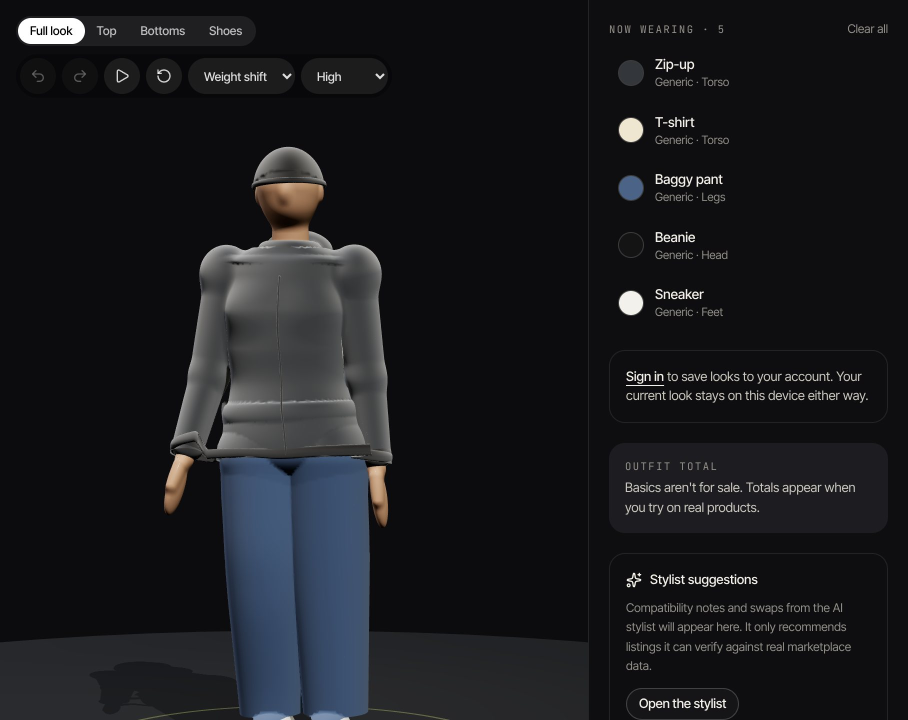
#> input picture apps/site/dresser.jpg, 1816 x 1440 px (shown at 1/2 size)
$ python -i build_avatars.py   (imports and definitions only)
#> lines starting #> are read from the running program, lines starting #| are printed output that depends on the picture
#!/usr/bin/env python3
"""Build the dresser's avatar files from Quaternius' Universal Base Characters (CC0 1.0).

Input: the unzipped "Universal Base Characters [Standard]" pack (https://quaternius.com).
Output: ``female.glb`` and ``male.glb``, one file per body, each holding

* the body, eyes and eyebrows, re-posed from the pack's T-pose to the dresser's A-pose (arms 17
  degrees off the body) and re-skinned to mirra-rig@1 (twenty bones, rest rotations identity), so
  the dresser's poses and garments drive it directly;
* four hairstyles fitted to that body's head and skinned to the head bone;
* the skin texture (light), its normal map, the eye texture and grey hair textures that the app
  tints to the chosen hair colour.

Usage: python3 tools/avatars/build_avatars.py <pack dir> <out dir>

Needs numpy and Pillow (not part of the backend's environment; any Python 3.11+ with both works).
"""

from __future__ import annotations

import argparse
import io
import json
import math
import struct
from dataclasses import dataclass, field
from pathlib import Path

import numpy as np
from PIL import Image

RIG = "mirra-rig@1"
BONES = [
    "root",
    "hips",
    "spine",
    "chest",
    "neck",
    "head",
    "clavicle.L",
    "upperArm.L",
    "forearm.L",
    "hand.L",
    "clavicle.R",
    "upperArm.R",
    "forearm.R",
    "hand.R",
    "thigh.L",
    "shin.L",
    "foot.L",
    "thigh.R",
    "shin.R",
    "foot.R",
]
PARENT = {
    "root": None,
    "hips": "root",
    "spine": "hips",
    "chest": "spine",
    "neck": "chest",
    "head": "neck",
    "clavicle.L": "chest",
    "upperArm.L": "clavicle.L",
    "forearm.L": "upperArm.L",
    "hand.L": "forearm.L",
    "clavicle.R": "chest",
    "upperArm.R": "clavicle.R",
    "forearm.R": "upperArm.R",
    "hand.R": "forearm.R",
    "thigh.L": "hips",
    "shin.L": "thigh.L",
    "foot.L": "shin.L",
    "thigh.R": "hips",
    "shin.R": "thigh.R",
    "foot.R": "shin.R",
}
# pack joint -> mirra bone (joints not listed take their nearest listed ancestor's bone)
MAP = {
    "root": "root",
    "pelvis": "hips",
    "spine_01": "spine",
    "spine_02": "spine",
    "spine_03": "chest",
    "neck_01": "neck",
    "Head": "head",
}
# [10 lines not run here, left out]
# the pack joint whose rest position is each bone's pivot
PIVOT = {b: j for j, b in reversed(list(MAP.items()))}

ARM_ANGLE = math.radians(17)  # off the body: the dresser's A-pose, roomy enough for wide hips

BODIES = {
    "female": {
        "gltf": "Base Characters/Godot - UE/Superhero_Female_FullBody.gltf",
        "skin": "Base Characters/Textures/T_Superhero_Female_Light_BaseColor.png",
        "normal": "Base Characters/Textures/Normals Unity - Godot/T_Superhero_Female_Normal.png",
    },
    "male": {
        "gltf": "Base Characters/Godot - UE/Superhero_Male_FullBody.gltf",
        "skin": "Base Characters/Textures/T_Superhero_Male_Ligh.png",
        "normal": "Base Characters/Textures/Normals Unity - Godot/T_Superhero_Male_Normal.png",
    },
}
HAIR_DIR = "Hairstyles/Origin at 0/glTF (Godot)"
# style -> (file, the body it was modelled on) per body; "buzz" has a version for each
HAIRSTYLES = {
    "short": {"female": ("Hair_SimpleParted", "male"), "male": ("Hair_SimpleParted", "male")},
    "bun": {"female": ("Hair_Buns", "female"), "male": ("Hair_Buns", "female")},
    "long": {"female": ("Hair_Long", "female"), "male": ("Hair_Long", "female")},
    "buzz": {"female": ("Hair_BuzzedFemale", "female"), "male": ("Hair_Buzzed", "male")},
}
HAIR_TEXTURES = {
    "MI_Hair_1": (
        "Hairstyles/Textures/T_Hair_1_BaseColor.png",
        "Hairstyles/Textures/Normals Unity - Godot/T_Hair_1_Normal.png",
    ),
    "MI_Hair_2": (
        "Hairstyles/Textures/T_Hair_2_BaseColor.png",
        "Hairstyles/Textures/Normals Unity - Godot/T_Hair_2_Normal.png",
    ),
}
EYE_TEXTURE = "Base Characters/Textures/T_Eye_Brown.png"
UNDERWEAR = np.array([0.15, 0.15, 0.16])  # sRGB
HAIR_GREY = 0.75  # the grey hair textures' median (sRGB); the app scales hair colour by 1/this

# ------------------------------------------------------------------------------------------ glTF in

COMPONENT = {
    5120: np.int8,
    5121: np.uint8,
    5122: np.int16,
    5123: np.uint16,
    5125: np.uint32,
    5126: np.float32,
}
COUNT = {"SCALAR": 1, "VEC2": 2, "VEC3": 3, "VEC4": 4, "MAT4": 16}


class Gltf:
    # [40 lines left out: functions __init__, accessor, local, not called in this run]

    def parents(self) -> dict[int, int]:
        return {c: i for i, n in enumerate(self.j["nodes"]) for c in n.get("children", [])}

    # [7 lines left out: function world, not called in this run]


@dataclass
class Mesh:
    name: str
    material: str
    pos: np.ndarray
    nor: np.ndarray
    uv: np.ndarray
    idx: np.ndarray
    joints: np.ndarray  # (n, 4) mirra bone indices
    weights: np.ndarray  # (n, 4) float


@dataclass
class Body:
    name: str
    meshes: list[Mesh]
    pivots: dict[str, np.ndarray]
    head_box: tuple[np.ndarray, np.ndarray] = field(default=None)  # type: ignore[assignment]


# [129 lines left out: functions rot_z, load_body, load_hair, fit_hair, not called in this run]


# -------------------------------------------------------------------------------------- textures


def webp(img: Image.Image, size: int, quality: int) -> bytes:
    img = img.convert("RGB").resize((size, size), Image.LANCZOS)
    out = io.BytesIO()
    img.save(out, "WEBP", quality=quality, method=6)
    return out.getvalue()


def skin_texture(path: Path) -> tuple[bytes, str]:
    """The skin texture with its underwear turned charcoal (the pack paints it light grey and tints
    it in its own shaders), and the median skin colour the app divides by to tint it."""
#> called with path = '../../apps/site/dresser.jpg'
    a = np.asarray(Image.open(path).convert("RGB")).astype(np.float64) / 255
    luma = a @ [0.2126, 0.7152, 0.0722]
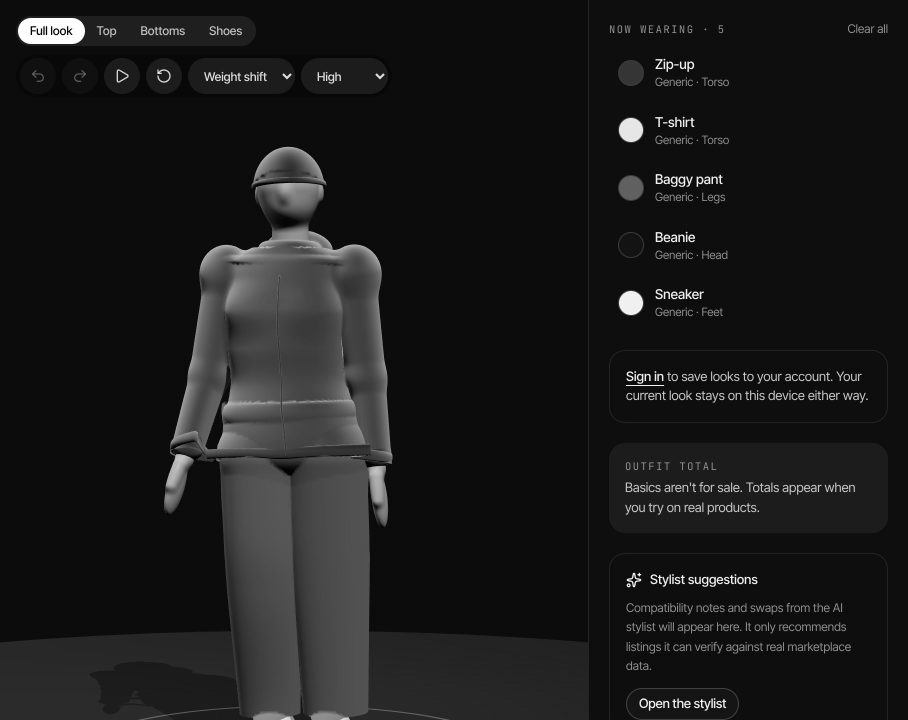
#> luma: shape (1440, 1816) float64 (shown at 1/2 size); min 0, max 1, mean 0.106
    sat = a.max(2) - a.min(2)
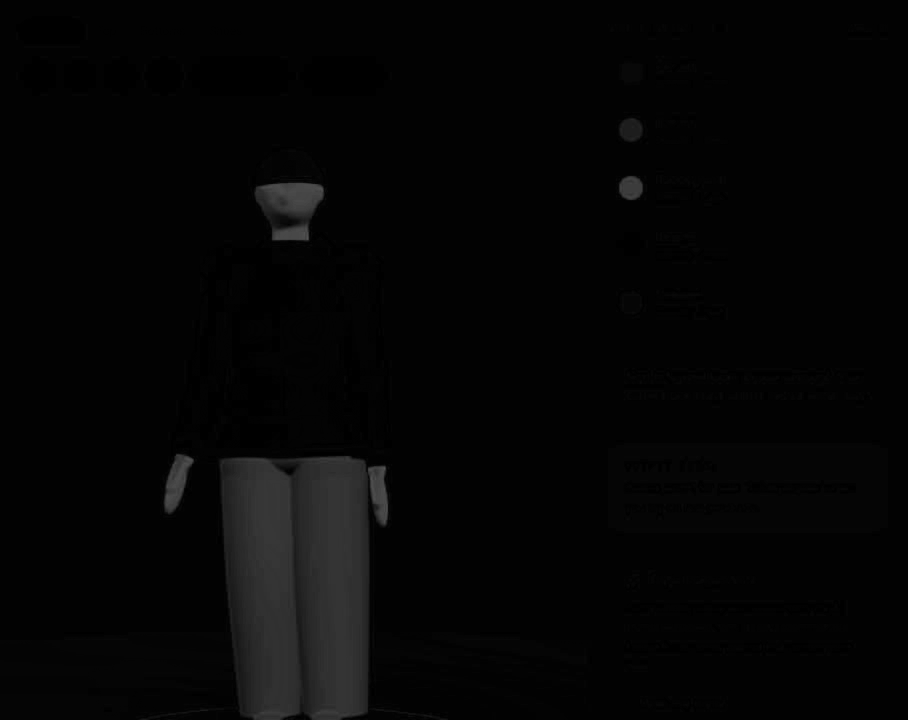
#> sat: shape (1440, 1816) float64 (shown at 1/2 size); min 0, max 0.345, mean 0.02
    skin = a[(luma > 0.3) & (sat > 0.08)]
    ref = np.median(skin, axis=0)
#> ref = [0.251, 0.329, 0.439]
    hexref = "#" + "".join(f"{round(v * 255):02x}" for v in ref)
    grey = np.clip((0.08 - sat) / 0.04, 0, 1) * (luma > 0.15)
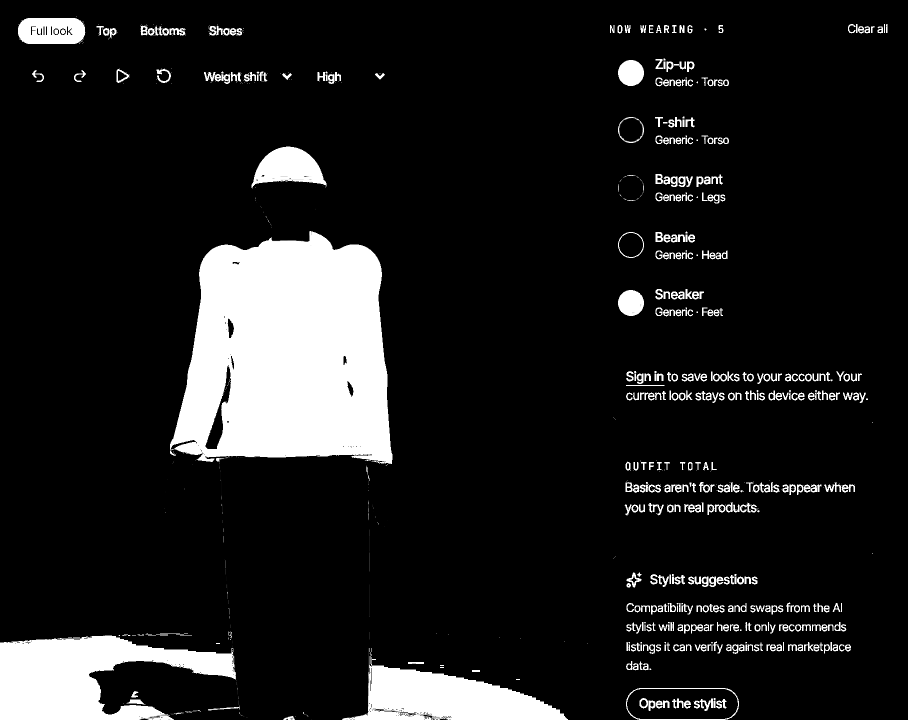
#> grey: shape (1440, 1816) float64 (shown at 1/2 size); min 0, max 1, mean 0.116
    shade = (luma / np.median(luma[grey > 0.5]))[..., None] * UNDERWEAR
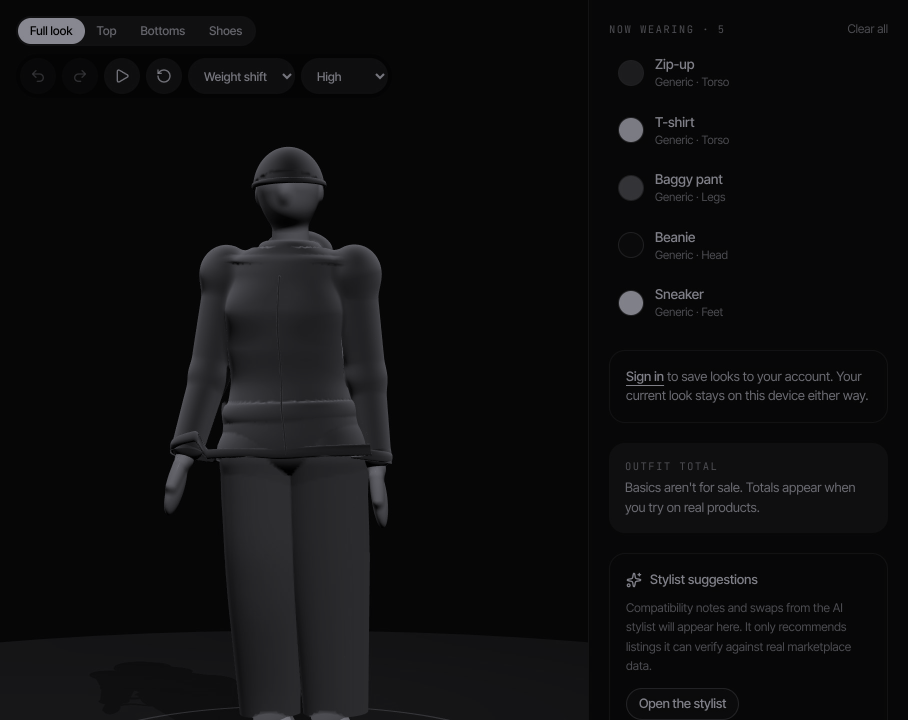
#> shade: shape (1440, 1816, 3) float64 (shown at 1/2 size); mean of channels 0, 1, 2 0.0569, 0.0569, 0.0607; drawn as R, G, B
    a = a * (1 - grey[..., None]) + np.clip(shade, 0, 1) * grey[..., None]
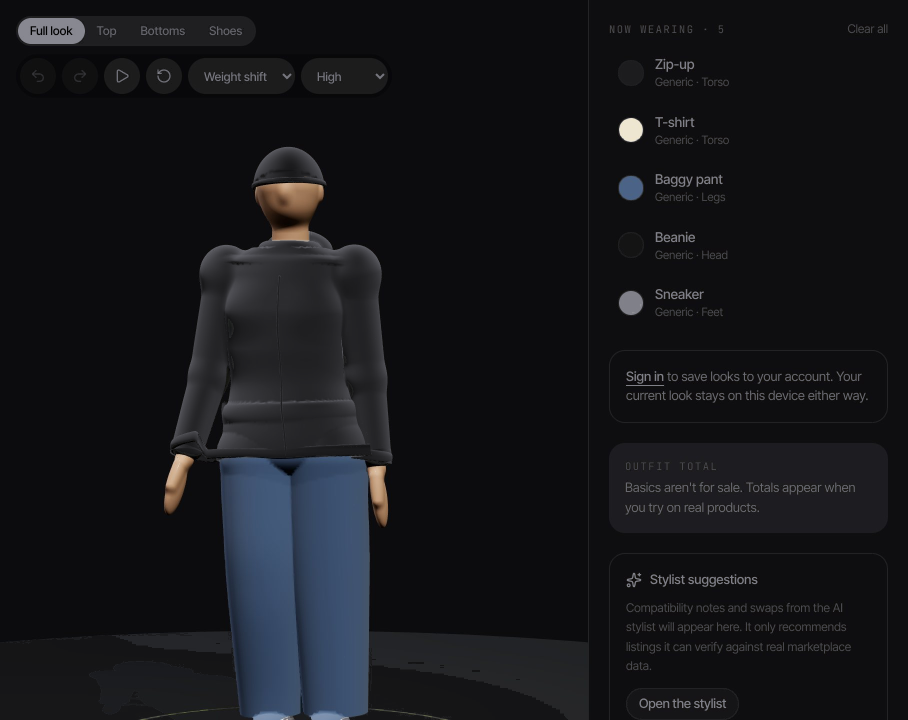
#> a: shape (1440, 1816, 3) float64 (shown at 1/2 size); mean R, G, B 0.0852, 0.0881, 0.101
    img = Image.fromarray((a * 255).round().astype(np.uint8), "RGB")
    return webp(img, 1024, 84), hexref
#> in webp, `img = img.convert("RGB").resize((size, size), Image.LANCZOS)`:
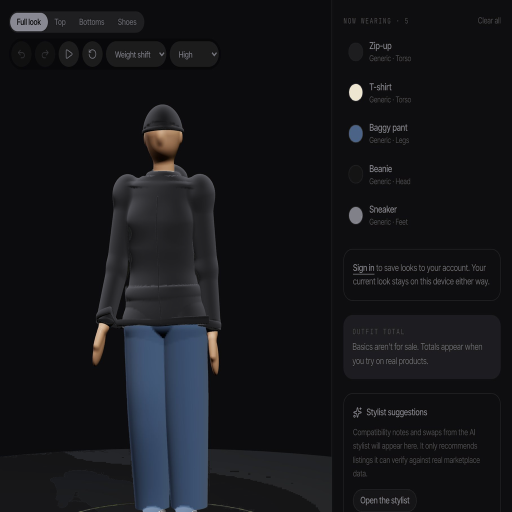
#> img: PIL image 1024x1024 RGB (shown at 1/2 size); mean R, G, B 21.7, 22.5, 25.8


# [8 lines left out: function grey_hair, not called in this run]


# ------------------------------------------------------------------------------------------ GLB out


class Writer:
    # [200 lines left out: functions __init__, view, accessor, texture, material, mesh and 3 more, not called in this run]


# [2 lines not run here, left out]

>>> result = skin_texture('../../apps/site/dresser.jpg')

$ run again, on apps/site/looks/street.jpg
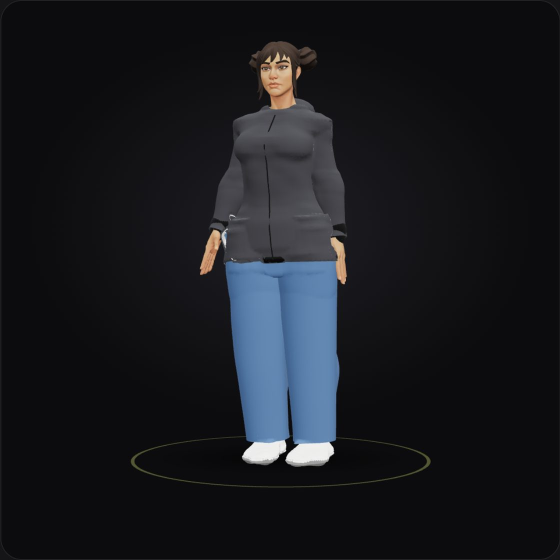
#> input picture apps/site/looks/street.jpg, 1120 x 1120 px (shown at 1/2 size)
#> in skin_texture, `sat = a.max(2) - a.min(2)`:
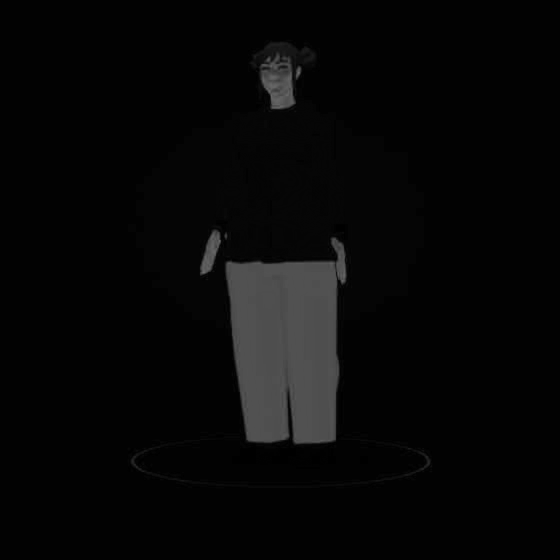
#> sat: shape (1120, 1120) float64 (shown at 1/2 size); min 0, max 0.439, mean 0.0299
#> ref = [0.369, 0.51, 0.671]
#> in skin_texture, `a = a * (1 - grey[..., None]) + np.clip(shade, 0, 1) * grey[..., None]`:
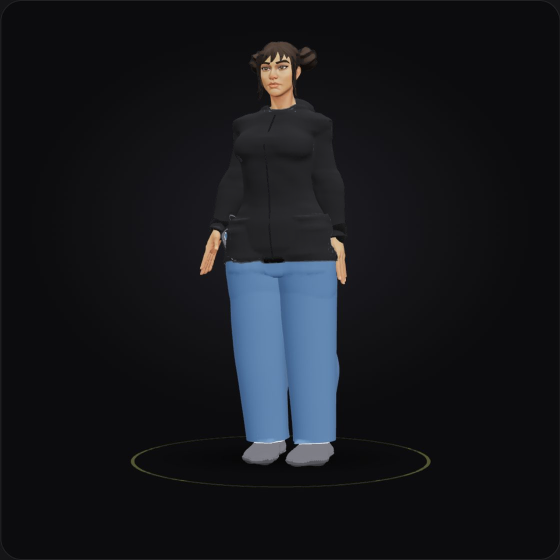
#> a: shape (1120, 1120, 3) float64 (shown at 1/2 size); mean R, G, B 0.0867, 0.0933, 0.11
